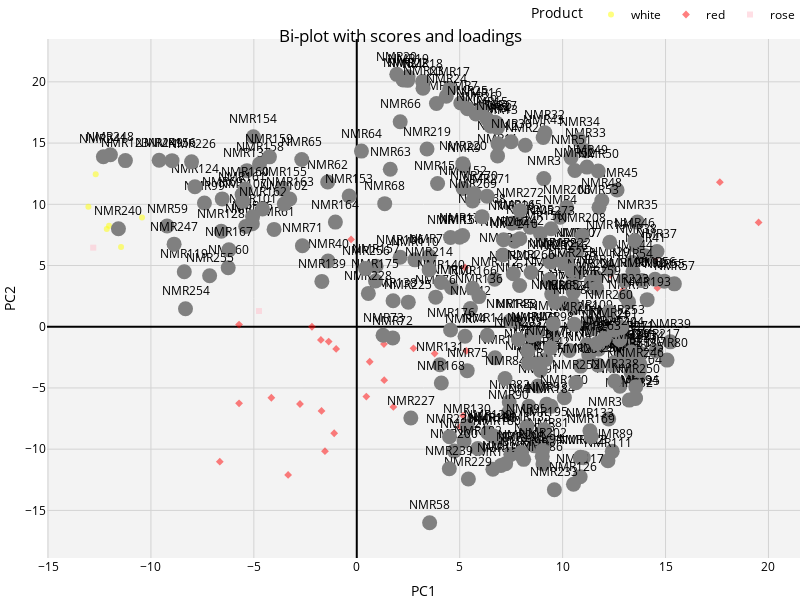

This figure's notebook cell:
### Code cell
# Create the scatter plot for scores
fig = px.scatter(df_scores, x='PC1', y='PC2', color='Color', symbol='Color', color_discrete_map=colordic, opacity=0.5)

# Add loadings trace with color mapping
for i in range(len(loadings_label)):
    fig.add_trace(go.Scatter(
        x=[scaled_loadings['PC1'][i]],  # Use scaled loadings
        y=[scaled_loadings['PC2'][i]],
        mode='markers+text',
        marker=dict(size=15, color='grey'),  # Use color from map
        text=loadings_label[i],
        textposition='top center',
        name='loadings',
        showlegend=False
    ))

# Update layout
fig.update_layout(
    title={
        'text': 'Bi-plot with scores and loadings',
        'x': 0.5,
        'xanchor': 'center',
        'y': 0.95,
        'yanchor': 'top'
    },
    margin=dict(l=0, r=0, b=0, t=0),
    xaxis_title='PC1',
    yaxis_title='PC2',
    font=dict(size=12, color='black'),
    plot_bgcolor='rgba(240, 240, 240, 0.8)',

    xaxis=dict(
        showgrid=True,
        gridcolor='lightgrey',
        zeroline=True,
        zerolinecolor='black',
        zerolinewidth=2
    ),
    yaxis=dict(
        showgrid=True,
        gridcolor='lightgrey',
        zeroline=True,
        zerolinecolor='black',
        zerolinewidth=2
    ),
    legend=dict(
        title_text='Product',
        orientation="h",
        yanchor="bottom",
        y=1.02,
        xanchor="right",
        x=1
    ),
    width=800,
    height=600
)

# Show the figure
fig.show()
